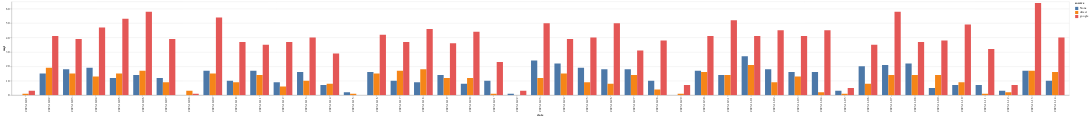

Source (notebook cell):
### Code cell
alt.Chart(source_daily_mql).mark_bar().encode(
    x=alt.X("date:N"),
    xOffset="source:N",
    y=alt.Y("mql:Q"),
    color=alt.Color("source:N"),
).interactive()

### Figure 1 — Vega-Lite specification as saved in the notebook (floating-point values rounded to 4 significant figures; data arrays with more than 128 entries replaced by an {"elided": "..."} marker saying what was removed)
{"config": {"view": {"continuousWidth": 300, "continuousHeight": 300}}, "data": {"name": "data-6664fedc9f59fc9b433eeb31058714c3"}, "mark": {"type": "bar"}, "encoding": {"color": {"field": "source", "type": "nominal"}, "x": {"field": "date", "type": "nominal"}, "xOffset": {"field": "source", "type": "nominal"}, "y": {"field": "mql", "type": "quantitative"}}, "params": [{"name": "param_9", "select": {"type": "interval", "encodings": ["x", "y"]}, "bind": "scales"}], "$schema": "https://vega.github.io/schema/vega-lite/v5.15.1.json", "datasets": {"data-6664fedc9f59fc9b433eeb31058714c3": {"elided": "130 records"}}}
